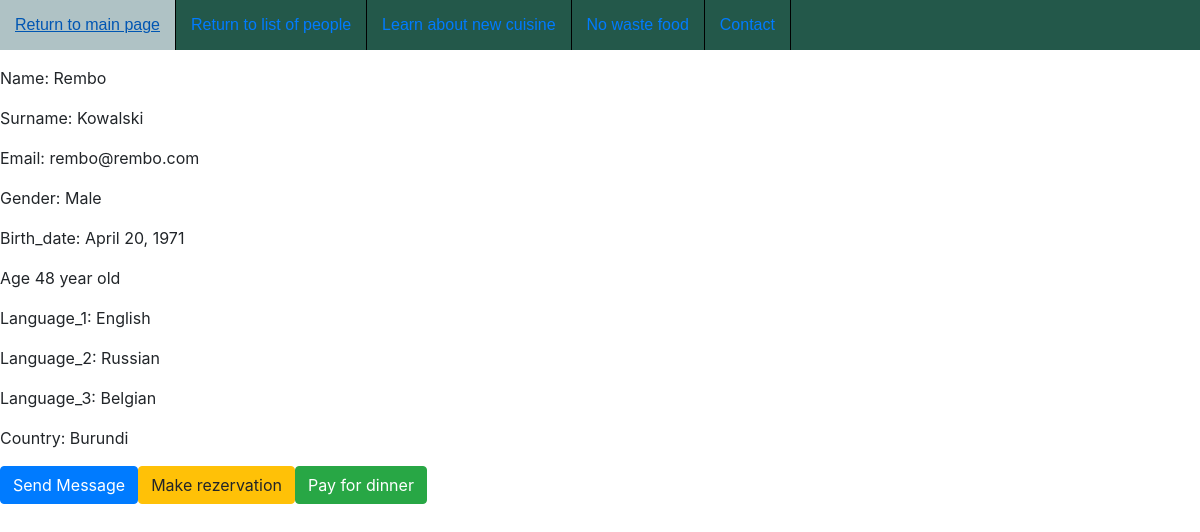
The page /user_detail/10/ on the database its author committed.
### cooking/models.py (models this page shows)
class CustomUser(User):
    GENDER_CHOICES = (
        ('M', 'Male'),
        ('F', 'Female'),
    )
    gender = models.CharField(max_length=1, choices=GENDER_CHOICES, default='M')
    birth_date = models.DateField(blank=True, null=True)
    language_1 = models.CharField(max_length=32, default='')
    language_2 = models.CharField(max_length=32, default='')
    language_3 = models.CharField(max_length=32, default='')
    country = CountryField(default='')
    @property
    def age(self):
        age = int(
            (datetime.now().date() - self.birth_date).days / 365.25)  ### help count how old users, no needed do migrate
        return (f"{age} year old")

### cooking/views.py (the view)
# urls.py: path('user_detail/<int:custom>/', UserrView.as_view(), name="user"),
class UserrView(View):
    def get(self, request, custom):
        custom = CustomUser.objects.get(pk=custom)
        ctx = {
            'custom': custom,
        }
        return render(request, 'user.html', ctx)

### cooking/templates/user.html (shortened to what this page needs)
<!DOCTYPE html>
<html lang="en">
<head>
   {% load static %}
<link rel="stylesheet" type="text/css" href="{% static 'CSS/bar.css' %}">
<link rel="stylesheet" href="https://maxcdn.bootstrapcdn.com/bootstrap/4.0.0/css/bootstrap.min.css">
</head>
<body>
<ul>
<li><a href="{% url 'index' %}" >Return to main page</a></li>
<li><a href="{% url 'meet' %}">Return to list of people</a></li>
<li><a href="{% url 'cuisine' %}">Learn about new cuisine</a></li>
<li><a href="{% url 'waste_food' %}">No waste food</a></li>
<li><a href="{% url 'contact' %}">Contact</a></li>
</ul>
<p>Name: {{custom.username}}</p>
<p>Surname: {{custom.last_name}}</p>
<p>Email: {{custom.email}}</p>
<p>Gender: {{custom.get_gender_display}}</p>
<p>Birth_date: {{custom.birth_date}}</p>
<p>Age {{custom.age}}</p>
<p>Language_1: {{custom.language_1}}</p>
<p>Language_2: {{custom.language_2}}</p>
<p>Language_3: {{custom.language_3}}</p>
<p>Country: {{custom.country.name}}</p>
<div class="your-class">
<form method="get" action="/message/send/">
<button type="submit" class="btn btn-primary">Send Message</button>
</form>
<form method="get" action="/rezervation">
<button type="submit" class="btn btn-warning">Make rezervation</button>
</form>
<form method="get" action="/pay">
<button type="submit" class="btn btn-success">Pay for dinner</button>
</div>
</body>
</html>

### cooking/static/CSS/bar.css (style rules this page uses)
ul { list-style: none; margin: 0; padding-left: 0; margin-top:25px; background:#23584a; height: 50px; }
a { text-decoration: none; background:#23584a; color:#fff; padding:0px 15px; font-family: arial; line-height:50px; display: block; border-right: 1px solid black; -moz-transition: all 0.3s 0.01s ease; -o-transition: all 0.3s 0.01s ease; -webkit-transition: all 0.3s 0.01s ease; }
li { float:left; }

### cooking/templates/user.html (style rules this page uses)
.your-class button { float:left; }

### rows shown on the page
CustomUser: gender "Male", birth_date "April 20, 1971", age "48 year old", language_1 "English", language_2 "Russian", language_3 "Belgian", country.name "Burundi"

### other values the page prints
{{ custom.username }} "Rembo"
{{ custom.last_name }} "Kowalski"
{{ custom.email }} "rembo@rembo.com"
